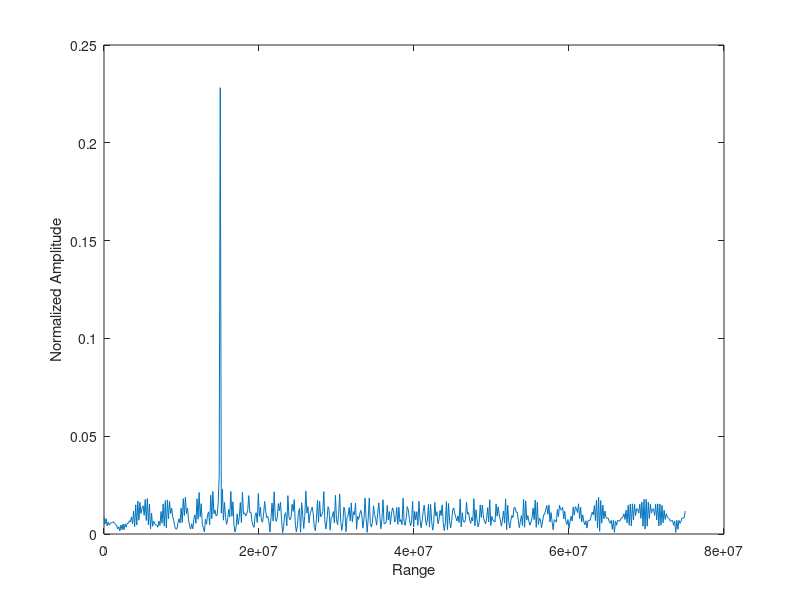
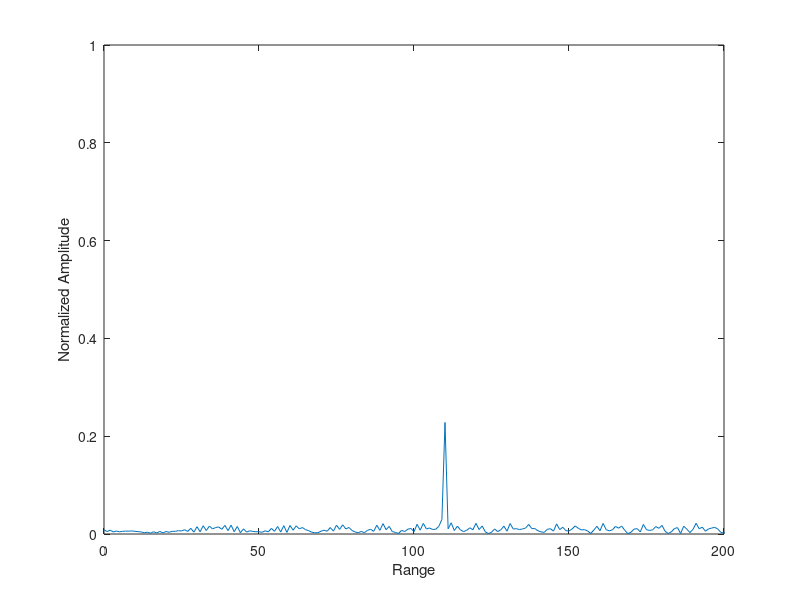
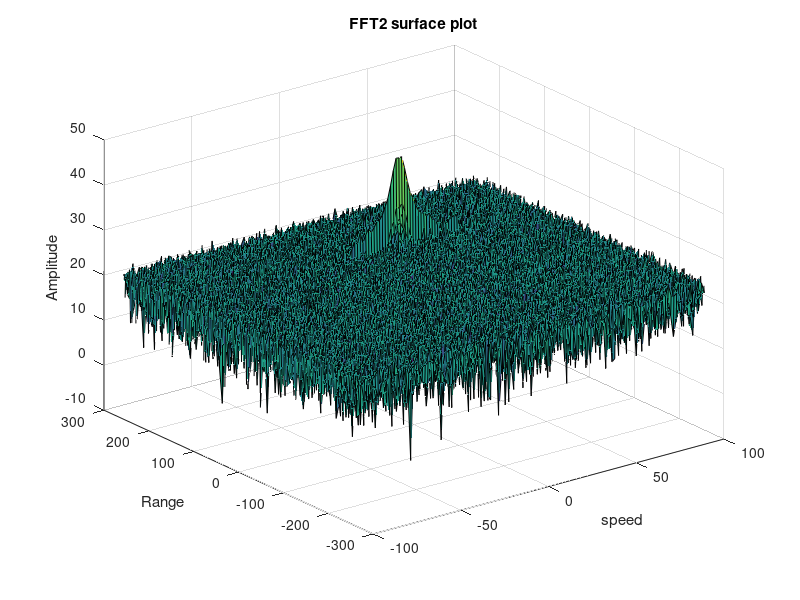

Source code (MATLAB) for these figures, in order: (Note: this script raises an error after producing the figures.)
clear all
clc;

%% Radar Specifications 
%%%%%%%%%%%%%%%%%%%%%%%%%%%
% Frequency of operation = 77GHz
% Max Range = 200m
% Range Resolution = 1 m
% Max Velocity = 100 m/s
%%%%%%%%%%%%%%%%%%%%%%%%%%%

%speed of light = 3e8
%% User Defined Range and Velocity of target
% *%TODO* :
% define the target's initial position and velocity. Note : Velocity
% remains contant
%Initial position
InitialRange = 110;
%Velocity
Velocity = 20;
%The speed of light c = 3*10^8
c = 3*10^8;
%The radar maximum range = 300m
Rmax =  200;
%The range resolution delta_r = 1m
delta_r = 1;

%% FMCW Waveform Generation

% *%TODO* :
%Design the FMCW waveform by giving the specs of each of its parameters.
% Calculate the Bandwidth (B), Chirp Time (Tchirp) and Slope (slope) of the FMCW
% chirp using the requirements above.
%Bandwidth (B)
Bsweep = c/2*delta_r;
%Chirp Time (Tchirp) based on the Radar's Max Range
Tchirp = 5.5*(Rmax*2/c);
%Slope (slope) of the FMCW
slope =  Bsweep/Tchirp;


%Operating carrier frequency of Radar 
fc= 77e9;             %carrier freq

                                                          
%The number of chirps in one sequence. Its ideal to have 2^ value for the ease of running the FFT
%for Doppler Estimation. 
Nd=128;                   % #of doppler cells OR #of sent periods % number of chirps

%The number of samples on each chirp. 
Nr=1024;                  %for length of time OR # of range cells

% Timestamp for running the displacement scenario for every sample on each
% chirp
t=linspace(0,Nd*Tchirp,Nr*Nd); %total time for samples


%Creating the vectors for Tx, Rx and Mix based on the total samples input.
Tx=zeros(1,length(t)); %transmitted signal
Rx=zeros(1,length(t)); %received signal
Mix = zeros(1,length(t)); %beat signal

%Similar vectors for range_covered and time delay.
r_t=zeros(1,length(t));
td=zeros(1,length(t));


%% Signal generation and Moving Target simulation
% Running the radar scenario over the time. 

for i=1:length(t)         
    
    
    % *%TODO* :
    %For each time stamp update the Range of the Target for constant velocity. 
    r_t(i) = InitialRange + Velocity*t(i);
    %Signal trip time for a radar signal
    td(i) = 2 * r_t(i)/c;
    
    % *%TODO* :
    %For each time sample we need update the transmitted and
    %received signal. 
    Tx(i) =  cos(2*pi*((fc*t(i)) + (slope*t(i)^2)/2));
    delay = t(i) - td(i);
    Rx(i) = cos(2*pi*( fc*delay + slope * (delay^2)/2 ));
    
    % *%TODO* :
    %Now by mixing the Transmit and Receive generate the beat signal
    %This is done by element wise matrix multiplication of Transmit and
    %Receiver Signal
    Mix(i) = Tx(i)*Rx(i);
    
end

%% RANGE MEASUREMENT


 % *%TODO* :
%reshape the vector into Nr*Nd array. Nr and Nd here would also define the size of
%Range and Doppler FFT respectively.
Mix = reshape(Mix,[Nr,Nd]);

 % *%TODO* :
%run the FFT on the beat signal along the range bins dimension (Nr) and
%normalize.
signal_fft = fft(Mix,Nr);
L = Tchirp * Bsweep;

 % *%TODO* :
% Take the absolute value of FFT output
signal_fft = abs(signal_fft / L);

 % *%TODO* :
% Output of FFT is double sided signal, but we are interested in only one side of the spectrum.
% Hence we throw out half of the samples.
signal_fft  = signal_fft(1:L/2+1) 


 % *%TODO* :
 
 % plot FFT output 
figure ('Name','FFT output')
%subplot(2,1,1)
f = Bsweep*(0:(L/2))/L;
plot(f,signal_fft) 
ylabel('Normalized Amplitude')
xlabel('Range'); 

%plotting the range
figure ('Name','Range from First FFT')
%subplot(2,1,2)
R = (c*Tchirp*f)/(2*Bsweep);
plot(R,signal_fft)
ylabel('Normalized Amplitude')
xlabel('Range'); 
axis ([0 200 0 1]);



%% RANGE DOPPLER RESPONSE
% The 2D FFT implementation is already provided here. This will run a 2DFFT
% on the mixed signal (beat signal) output and generate a range doppler
% map.You will implement CFAR on the generated RDM


% Range Doppler Map Generation.

% The output of the 2D FFT is an image that has reponse in the range and
% doppler FFT bins. So, it is important to convert the axis from bin sizes
% to range and doppler based on their Max values.

Mix=reshape(Mix,[Nr,Nd]);

% 2D FFT using the FFT size for both dimensions.
sig_fft2 = fft2(Mix,Nr,Nd);

% Taking just one side of signal from Range dimension.
sig_fft2 = sig_fft2(1:Nr/2,1:Nd);
sig_fft2 = fftshift (sig_fft2);
RDM = abs(sig_fft2);
RDM = 10*log10(RDM) ;

%use the surf function to plot the output of 2DFFT and to show axis in both
%dimensions
doppler_axis = linspace(-100,100,Nd);
range_axis = linspace(-200,200,Nr/2)*((Nr/2)/400);
figure ('Name','surface plot of FFT2')
surf(doppler_axis,range_axis,RDM);
title('FFT2 surface plot')
xlabel('speed')
ylabel('Range')
zlabel('Amplitude')

%% CFAR implementation

%Slide Window through the complete Range Doppler Map

% *%TODO* :
%Select the number of Training Cells in both the dimensions.
Tr = 10;  
Td = 8;

% *%TODO* :
%Select the number of Guard Cells in both dimensions around the Cell under 
%test (CUT) for accurate estimation
Gr = 4;
Gd = 4;

% *%TODO* :
% offset the threshold by SNR value in dB
offset=6;

% *%TODO* :
%Create a vector to store noise_level for each iteration on training cells
noise_level = zeros(1,1);


% *%TODO* :
%design a loop such that it slides the CUT across range doppler map by
%giving margins at the edges for Training and Guard Cells.
%For every iteration sum the signal level within all the training
%cells. To sum convert the value from logarithmic to linear using db2pow
%function. Average the summed values for all of the training
%cells used. After averaging convert it back to logarithimic using pow2db.
%Further add the offset to it to determine the threshold. Next, compare the
%signal under CUT with this threshold. If the CUT level > threshold assign
%it a value of 1, else equate it to 0.


   % Use RDM[x,y] as the matrix from the output of 2D FFT for implementing
   % CFAR
   
num_cells = (2*Tr+2*Gr+1)*(2*Td+2*Gd+1) - (2*Gr+1)*(2*Gd+1);
signal_cfar = zeros(Nr/2,Nd);

for i = 1:(Nr/2 - (2*Gr+2*Tr))
    for j = 1:(Nd - (2*Gd+2*Td))
        
        s1 = sum(db2pow(RDM(i:i+2*Tr+2*Gr, j:j+2*Td+2*Gd)),'all');
        s2 = sum(db2pow(RDM(i+Tr:i+Tr+2*Gr, j+Td:j+Td+2*Gd)),'all');    
        noise_level = s1 - s2;
        
        threshold = noise_level/num_cells;      
        threshold = pow2db(threshold) + offset;
        threshold = db2pow(threshold);
        
        signal = db2pow(RDM(i+Tr+Gr, j+Td+Gd));
        
        if (signal <= threshold)
            signal = 0;
        else 
            signal = 1;
        end
        
        signal_cfar(i+Tr+Gr,j+Td+Gd) = signal;  
        
    end
end


% *%TODO* :
% The process above will generate a thresholded block, which is smaller 
%than the Range Doppler Map as the CUT cannot be located at the edges of
%matrix. Hence,few cells will not be thresholded. To keep the map size same
% set those values to 0. 
 








% *%TODO* :
%display the CFAR output using the Surf function like we did for Range
%Doppler Response output.
figure('Name', 'CA-CFAR Filtered RDM');
surf(doppler_axis,range_axis,signal_cfar);
title( 'CA-CFAR Filtered RDM surface plot');
xlabel('Speed');
ylabel('Range');
zlabel('Normalized Amplitude');
colorbar;


 
 